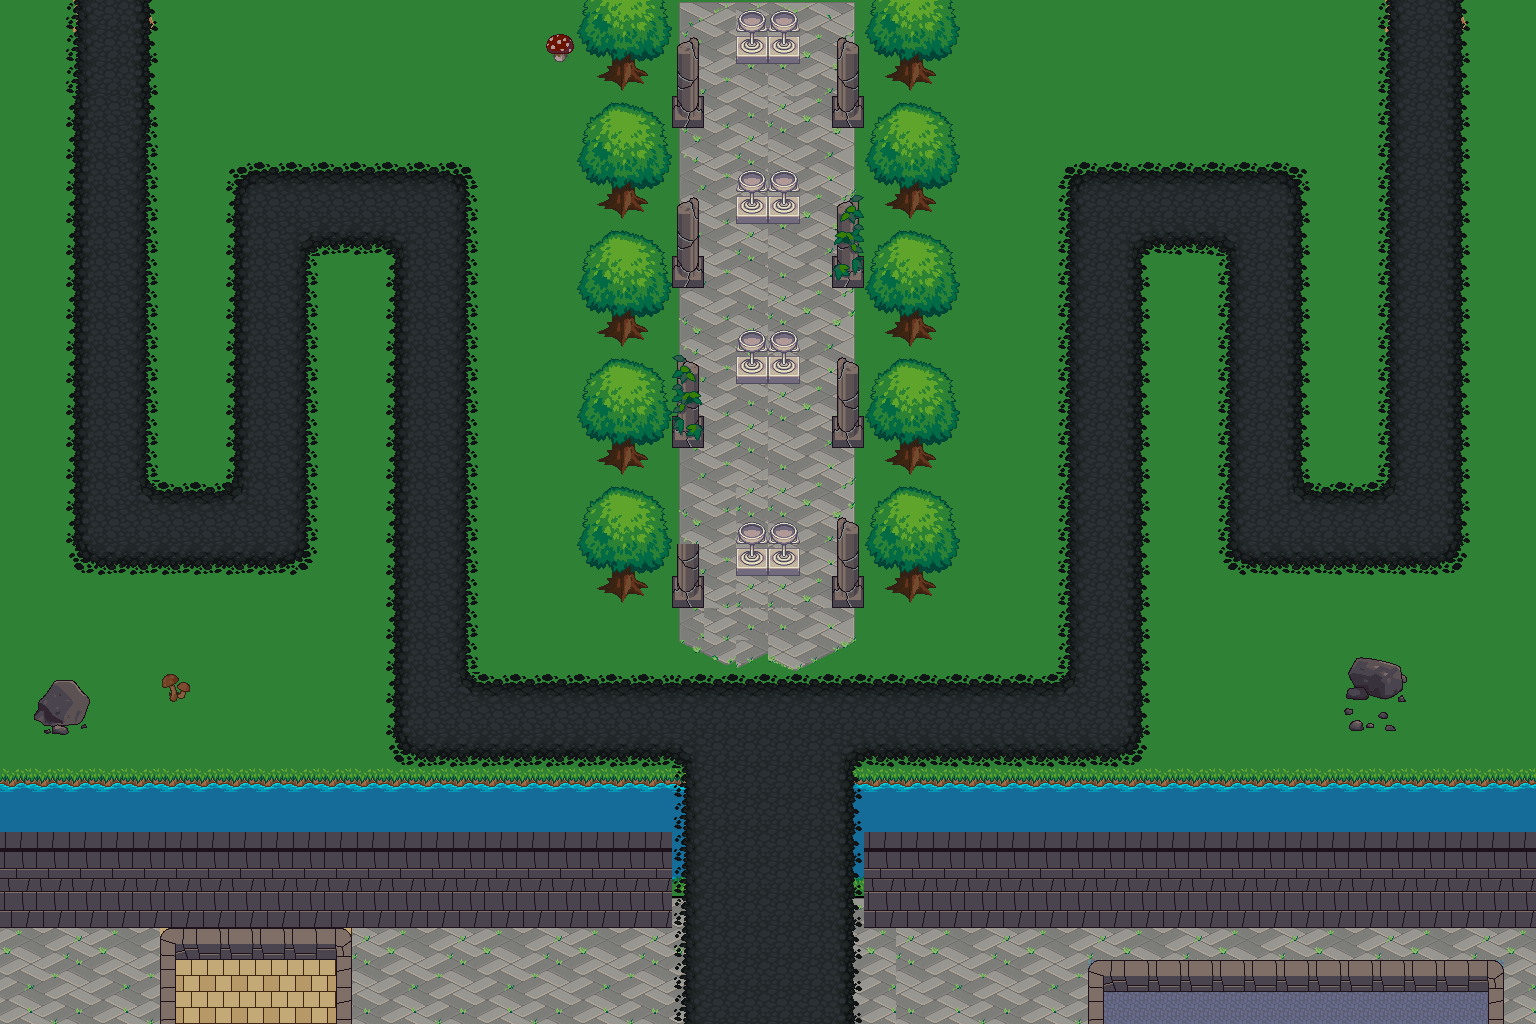

Tiled map render using the project's own tile images. Description and the map definition, with tile-layer contents summarised, below:
An orthogonal 48x32 tile map with 32x32 px tiles, 3 tile layers (Bot, Top, Objects).

<map version="1.2" tiledversion="1.3.4" orientation="orthogonal" renderorder="right-down" width="48" height="32" tilewidth="32" tileheight="32" infinite="0" nextlayerid="11" nextobjectid="16">
 <editorsettings>
  <export target="Kreta3.json" format="json" />
 </editorsettings>
 <tileset firstgid="1" name="terrain_atlas" tilewidth="32" tileheight="32" tilecount="1024" columns="32">
  <image source="../image/terrain_atlas.png" width="1024" height="1024" />
  <tile id="118">
   <properties>
    <property name="towerPlace" type="bool" value="true" />
   </properties>
  </tile>
  <tile id="258">
   <properties>
    <property name="meta" type="bool" value="true" />
   </properties>
  </tile>
  <tile id="274">
   <properties>
    <property name="path" type="bool" value="true" />
   </properties>
  </tile>
  <tile id="275">
   <properties>
    <property name="path" type="bool" value="true" />
   </properties>
  </tile>
  <tile id="276">
   <properties>
    <property name="path" type="bool" value="true" />
   </properties>
  </tile>
  <tile id="306">
   <properties>
    <property name="path" type="bool" value="true" />
   </properties>
  </tile>
  <tile id="307">
   <properties>
    <property name="path" type="bool" value="true" />
   </properties>
  </tile>
  <tile id="308">
   <properties>
    <property name="path" type="bool" value="true" />
   </properties>
  </tile>
  <tile id="338">
   <properties>
    <property name="path" type="bool" value="true" />
   </properties>
  </tile>
  <tile id="339">
   <properties>
    <property name="path" type="bool" value="true" />
   </properties>
  </tile>
  <tile id="340">
   <properties>
    <property name="path" type="bool" value="true" />
   </properties>
  </tile>
  <tile id="393">
   <properties>
    <property name="start" type="bool" value="true" />
   </properties>
  </tile>
  <tile id="394">
   <properties>
    <property name="start" type="bool" value="true" />
   </properties>
  </tile>
  <tile id="395">
   <properties>
    <property name="start" type="bool" value="true" />
   </properties>
  </tile>
 </tileset>
 <layer id="1" name="Bot" width="48" height="32">
  <data>[1536 cells, 1536 non-empty, 17 distinct tile ids]</data>
 </layer>
 <layer id="2" name="Top" width="48" height="32">
  <data>[1536 cells, 1078 non-empty, 48 distinct tile ids]</data>
 </layer>
 <layer id="9" name="Objects" width="48" height="32">
  <data>[1536 cells, 219 non-empty, 50 distinct tile ids]</data>
 </layer>
</map>
